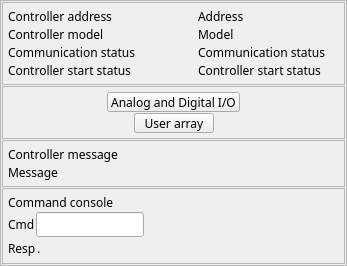
<?xml version="1.0" encoding="UTF-8"?>
<ui version="4.0">
 <class>EFrame</class>
 <widget class="QEFrame" name="EFrame">
  <property name="geometry">
   <rect>
    <x>0</x>
    <y>0</y>
    <width>347</width>
    <height>246</height>
   </rect>
  </property>
  <property name="sizePolicy">
   <sizepolicy hsizetype="Expanding" vsizetype="Expanding">
    <horstretch>0</horstretch>
    <verstretch>0</verstretch>
   </sizepolicy>
  </property>
  <property name="minimumSize">
   <size>
    <width>0</width>
    <height>0</height>
   </size>
  </property>
  <property name="windowTitle">
   <string>RIO PLC Controller</string>
  </property>
  <property name="frameShape">
   <enum>QFrame::StyledPanel</enum>
  </property>
  <layout class="QVBoxLayout" name="verticalLayout" stretch="5,2,3,3">
   <property name="spacing">
    <number>1</number>
   </property>
   <property name="margin">
    <number>1</number>
   </property>
   <item>
    <widget class="QFrame" name="frame">
     <property name="sizePolicy">
      <sizepolicy hsizetype="Expanding" vsizetype="Expanding">
       <horstretch>0</horstretch>
       <verstretch>0</verstretch>
      </sizepolicy>
     </property>
     <property name="maximumSize">
      <size>
       <width>16777215</width>
       <height>16777215</height>
      </size>
     </property>
     <property name="frameShape">
      <enum>QFrame::StyledPanel</enum>
     </property>
     <property name="frameShadow">
      <enum>QFrame::Raised</enum>
     </property>
     <layout class="QVBoxLayout" name="verticalLayout_2">
      <property name="spacing">
       <number>1</number>
      </property>
      <property name="margin">
       <number>5</number>
      </property>
      <item>
       <layout class="QHBoxLayout" name="horizontalLayout_5" stretch="4,3">
        <item>
         <widget class="QLabel" name="label_3">
          <property name="sizePolicy">
           <sizepolicy hsizetype="Preferred" vsizetype="Preferred">
            <horstretch>0</horstretch>
            <verstretch>0</verstretch>
           </sizepolicy>
          </property>
          <property name="font">
           <font>
            <family>Abyssinica SIL</family>
            <pointsize>9</pointsize>
           </font>
          </property>
          <property name="text">
           <string>Controller address</string>
          </property>
         </widget>
        </item>
        <item>
         <widget class="QELabel" name="qelabel_3">
          <property name="sizePolicy">
           <sizepolicy hsizetype="Minimum" vsizetype="Preferred">
            <horstretch>0</horstretch>
            <verstretch>0</verstretch>
           </sizepolicy>
          </property>
          <property name="font">
           <font>
            <family>Abyssinica SIL</family>
            <pointsize>9</pointsize>
           </font>
          </property>
          <property name="layoutDirection">
           <enum>Qt::LeftToRight</enum>
          </property>
          <property name="alignment">
           <set>Qt::AlignLeading|Qt::AlignLeft|Qt::AlignVCenter</set>
          </property>
          <property name="variable" stdset="0">
           <string>$(RIO)ADDRESS_MON</string>
          </property>
          <property name="text">
           <string>Address</string>
          </property>
         </widget>
        </item>
       </layout>
      </item>
      <item>
       <layout class="QHBoxLayout" name="horizontalLayout_6" stretch="4,3">
        <item>
         <widget class="QLabel" name="label_2">
          <property name="font">
           <font>
            <family>Abyssinica SIL</family>
            <pointsize>9</pointsize>
           </font>
          </property>
          <property name="text">
           <string>Controller model</string>
          </property>
         </widget>
        </item>
        <item>
         <widget class="QELabel" name="qelabel_2">
          <property name="sizePolicy">
           <sizepolicy hsizetype="Preferred" vsizetype="Preferred">
            <horstretch>0</horstretch>
            <verstretch>0</verstretch>
           </sizepolicy>
          </property>
          <property name="font">
           <font>
            <family>Abyssinica SIL</family>
            <pointsize>9</pointsize>
           </font>
          </property>
          <property name="frameShape">
           <enum>QFrame::NoFrame</enum>
          </property>
          <property name="variable" stdset="0">
           <string>$(RIO)MODEL_MON</string>
          </property>
          <property name="notation" stdset="0">
           <enum>QELabel::Fixed</enum>
          </property>
          <property name="text">
           <string>Model</string>
          </property>
         </widget>
        </item>
       </layout>
      </item>
      <item>
       <layout class="QHBoxLayout" name="horizontalLayout_7" stretch="4,3">
        <item>
         <widget class="QLabel" name="label_4">
          <property name="sizePolicy">
           <sizepolicy hsizetype="Preferred" vsizetype="Preferred">
            <horstretch>0</horstretch>
            <verstretch>0</verstretch>
           </sizepolicy>
          </property>
          <property name="font">
           <font>
            <family>Abyssinica SIL</family>
            <pointsize>9</pointsize>
           </font>
          </property>
          <property name="text">
           <string>Communication status </string>
          </property>
         </widget>
        </item>
        <item>
         <widget class="QELabel" name="qelabel_4">
          <property name="sizePolicy">
           <sizepolicy hsizetype="Preferred" vsizetype="Preferred">
            <horstretch>0</horstretch>
            <verstretch>0</verstretch>
           </sizepolicy>
          </property>
          <property name="font">
           <font>
            <family>Abyssinica SIL</family>
            <pointsize>9</pointsize>
           </font>
          </property>
          <property name="variable" stdset="0">
           <string>$(RIO)COMMERR_STATUS</string>
          </property>
          <property name="text">
           <string>Communication status</string>
          </property>
         </widget>
        </item>
       </layout>
      </item>
      <item>
       <layout class="QHBoxLayout" name="horizontalLayout_8" stretch="4,3">
        <item>
         <widget class="QLabel" name="label_5">
          <property name="sizePolicy">
           <sizepolicy hsizetype="Preferred" vsizetype="Preferred">
            <horstretch>0</horstretch>
            <verstretch>0</verstretch>
           </sizepolicy>
          </property>
          <property name="font">
           <font>
            <family>Abyssinica SIL</family>
            <pointsize>9</pointsize>
           </font>
          </property>
          <property name="text">
           <string>Controller start status</string>
          </property>
         </widget>
        </item>
        <item>
         <widget class="QELabel" name="qelabel_5">
          <property name="sizePolicy">
           <sizepolicy hsizetype="Preferred" vsizetype="Preferred">
            <horstretch>0</horstretch>
            <verstretch>0</verstretch>
           </sizepolicy>
          </property>
          <property name="font">
           <font>
            <family>Abyssinica SIL</family>
            <pointsize>9</pointsize>
           </font>
          </property>
          <property name="variable" stdset="0">
           <string>$(RIO)COMMERR_STATUS</string>
          </property>
          <property name="text">
           <string>Controller start status</string>
          </property>
         </widget>
        </item>
       </layout>
      </item>
     </layout>
    </widget>
   </item>
   <item>
    <widget class="QFrame" name="frame_3">
     <property name="sizePolicy">
      <sizepolicy hsizetype="Expanding" vsizetype="Expanding">
       <horstretch>0</horstretch>
       <verstretch>0</verstretch>
      </sizepolicy>
     </property>
     <property name="maximumSize">
      <size>
       <width>16777215</width>
       <height>16777215</height>
      </size>
     </property>
     <property name="frameShape">
      <enum>QFrame::StyledPanel</enum>
     </property>
     <layout class="QVBoxLayout" name="verticalLayout_3">
      <property name="spacing">
       <number>1</number>
      </property>
      <property name="margin">
       <number>5</number>
      </property>
      <item>
       <layout class="QHBoxLayout" name="horizontalLayout_13">
        <item>
         <spacer name="horizontalSpacer_7">
          <property name="orientation">
           <enum>Qt::Horizontal</enum>
          </property>
          <property name="sizeHint" stdset="0">
           <size>
            <width>40</width>
            <height>20</height>
           </size>
          </property>
         </spacer>
        </item>
        <item>
         <widget class="QEPushButton" name="qepushbutton_6">
          <property name="sizePolicy">
           <sizepolicy hsizetype="Minimum" vsizetype="Expanding">
            <horstretch>0</horstretch>
            <verstretch>0</verstretch>
           </sizepolicy>
          </property>
          <property name="minimumSize">
           <size>
            <width>0</width>
            <height>1</height>
           </size>
          </property>
          <property name="font">
           <font>
            <family>Abyssinica SIL</family>
            <pointsize>9</pointsize>
           </font>
          </property>
          <property name="text">
           <string>Analog and Digital I/O</string>
          </property>
          <property name="variableAsToolTip">
           <bool>false</bool>
          </property>
          <property name="guiFile" stdset="0">
           <string>galil_ctrl_io.ui</string>
          </property>
          <property name="creationOption" stdset="0">
           <enum>QEPushButton::NewWindow</enum>
          </property>
          <property name="prioritySubstitutions">
           <string>P=$(RIO)</string>
          </property>
         </widget>
        </item>
        <item>
         <spacer name="horizontalSpacer_8">
          <property name="orientation">
           <enum>Qt::Horizontal</enum>
          </property>
          <property name="sizeHint" stdset="0">
           <size>
            <width>40</width>
            <height>20</height>
           </size>
          </property>
         </spacer>
        </item>
       </layout>
      </item>
      <item>
       <layout class="QHBoxLayout" name="horizontalLayout_19">
        <item>
         <spacer name="horizontalSpacer_17">
          <property name="orientation">
           <enum>Qt::Horizontal</enum>
          </property>
          <property name="sizeHint" stdset="0">
           <size>
            <width>40</width>
            <height>20</height>
           </size>
          </property>
         </spacer>
        </item>
        <item>
         <widget class="QEPushButton" name="qepushbutton_10">
          <property name="sizePolicy">
           <sizepolicy hsizetype="Minimum" vsizetype="Expanding">
            <horstretch>0</horstretch>
            <verstretch>0</verstretch>
           </sizepolicy>
          </property>
          <property name="minimumSize">
           <size>
            <width>0</width>
            <height>1</height>
           </size>
          </property>
          <property name="font">
           <font>
            <family>Abyssinica SIL</family>
            <pointsize>9</pointsize>
           </font>
          </property>
          <property name="text">
           <string>User array</string>
          </property>
          <property name="variableAsToolTip">
           <bool>false</bool>
          </property>
          <property name="userLevelEnabled" stdset="0">
           <enum>QEPushButton::User</enum>
          </property>
          <property name="guiFile" stdset="0">
           <string>galil_userArrayPlot.ui</string>
          </property>
          <property name="creationOption" stdset="0">
           <enum>QEPushButton::NewWindow</enum>
          </property>
          <property name="prioritySubstitutions">
           <string>P=$(RIO)</string>
          </property>
         </widget>
        </item>
        <item>
         <spacer name="horizontalSpacer_18">
          <property name="orientation">
           <enum>Qt::Horizontal</enum>
          </property>
          <property name="sizeHint" stdset="0">
           <size>
            <width>40</width>
            <height>20</height>
           </size>
          </property>
         </spacer>
        </item>
       </layout>
      </item>
     </layout>
    </widget>
   </item>
   <item>
    <widget class="QFrame" name="frame">
     <property name="maximumSize">
      <size>
       <width>16777215</width>
       <height>16777215</height>
      </size>
     </property>
     <property name="frameShape">
      <enum>QFrame::StyledPanel</enum>
     </property>
     <property name="frameShadow">
      <enum>QFrame::Raised</enum>
     </property>
     <layout class="QVBoxLayout" name="verticalLayout_5">
      <property name="spacing">
       <number>1</number>
      </property>
      <property name="margin">
       <number>5</number>
      </property>
      <item>
       <widget class="QLabel" name="label_6">
        <property name="sizePolicy">
         <sizepolicy hsizetype="Preferred" vsizetype="Preferred">
          <horstretch>0</horstretch>
          <verstretch>0</verstretch>
         </sizepolicy>
        </property>
        <property name="font">
         <font>
          <family>Abyssinica SIL</family>
          <pointsize>9</pointsize>
         </font>
        </property>
        <property name="text">
         <string>Controller message</string>
        </property>
       </widget>
      </item>
      <item>
       <widget class="QELabel" name="qelabel_10">
        <property name="sizePolicy">
         <sizepolicy hsizetype="Minimum" vsizetype="Preferred">
          <horstretch>0</horstretch>
          <verstretch>0</verstretch>
         </sizepolicy>
        </property>
        <property name="font">
         <font>
          <family>Abyssinica SIL</family>
          <pointsize>9</pointsize>
         </font>
        </property>
        <property name="frameShape">
         <enum>QFrame::NoFrame</enum>
        </property>
        <property name="variable" stdset="0">
         <string>$(RIO)ERROR_MON</string>
        </property>
        <property name="text">
         <string>Message</string>
        </property>
       </widget>
      </item>
     </layout>
    </widget>
   </item>
   <item>
    <widget class="QFrame" name="frame">
     <property name="maximumSize">
      <size>
       <width>16777215</width>
       <height>16777215</height>
      </size>
     </property>
     <property name="frameShape">
      <enum>QFrame::StyledPanel</enum>
     </property>
     <layout class="QVBoxLayout" name="verticalLayout_4">
      <property name="spacing">
       <number>1</number>
      </property>
      <property name="margin">
       <number>5</number>
      </property>
      <item>
       <widget class="QLabel" name="label_7">
        <property name="sizePolicy">
         <sizepolicy hsizetype="Preferred" vsizetype="Preferred">
          <horstretch>0</horstretch>
          <verstretch>0</verstretch>
         </sizepolicy>
        </property>
        <property name="font">
         <font>
          <family>Abyssinica SIL</family>
          <pointsize>9</pointsize>
         </font>
        </property>
        <property name="text">
         <string>Command console</string>
        </property>
       </widget>
      </item>
      <item>
       <layout class="QHBoxLayout" name="horizontalLayout_9">
        <item>
         <widget class="QLabel" name="label_8">
          <property name="sizePolicy">
           <sizepolicy hsizetype="Maximum" vsizetype="Preferred">
            <horstretch>0</horstretch>
            <verstretch>0</verstretch>
           </sizepolicy>
          </property>
          <property name="font">
           <font>
            <family>Abyssinica SIL</family>
            <pointsize>9</pointsize>
           </font>
          </property>
          <property name="text">
           <string>Cmd</string>
          </property>
         </widget>
        </item>
        <item>
         <widget class="QELineEdit" name="qelineedit">
          <property name="sizePolicy">
           <sizepolicy hsizetype="Minimum" vsizetype="Fixed">
            <horstretch>0</horstretch>
            <verstretch>0</verstretch>
           </sizepolicy>
          </property>
          <property name="font">
           <font>
            <family>Abyssinica SIL</family>
            <pointsize>9</pointsize>
           </font>
          </property>
          <property name="variable" stdset="0">
           <string>$(RIO)SEND_STR_CMD</string>
          </property>
         </widget>
        </item>
        <item>
         <spacer name="horizontalSpacer_2">
          <property name="orientation">
           <enum>Qt::Horizontal</enum>
          </property>
          <property name="sizeHint" stdset="0">
           <size>
            <width>40</width>
            <height>20</height>
           </size>
          </property>
         </spacer>
        </item>
       </layout>
      </item>
      <item>
       <layout class="QHBoxLayout" name="horizontalLayout_10">
        <item>
         <widget class="QLabel" name="label_9">
          <property name="sizePolicy">
           <sizepolicy hsizetype="Preferred" vsizetype="Preferred">
            <horstretch>0</horstretch>
            <verstretch>0</verstretch>
           </sizepolicy>
          </property>
          <property name="font">
           <font>
            <family>Abyssinica SIL</family>
            <pointsize>9</pointsize>
           </font>
          </property>
          <property name="text">
           <string>Resp</string>
          </property>
         </widget>
        </item>
        <item>
         <widget class="QELabel" name="qelabel_11">
          <property name="sizePolicy">
           <sizepolicy hsizetype="Minimum" vsizetype="Preferred">
            <horstretch>0</horstretch>
            <verstretch>0</verstretch>
           </sizepolicy>
          </property>
          <property name="font">
           <font>
            <family>Abyssinica SIL</family>
            <pointsize>9</pointsize>
           </font>
          </property>
          <property name="variable" stdset="0">
           <string>$(RIO)SEND_STR_MON</string>
          </property>
          <property name="useDbPrecision">
           <bool>false</bool>
          </property>
          <property name="leadingZero">
           <bool>false</bool>
          </property>
          <property name="trailingZeros">
           <bool>false</bool>
          </property>
          <property name="addUnits">
           <bool>false</bool>
          </property>
          <property name="format" stdset="0">
           <enum>QELabel::Default</enum>
          </property>
          <property name="arrayAction" stdset="0">
           <enum>QELabel::Ascii</enum>
          </property>
          <property name="text">
           <string>.</string>
          </property>
         </widget>
        </item>
        <item>
         <spacer name="horizontalSpacer">
          <property name="orientation">
           <enum>Qt::Horizontal</enum>
          </property>
          <property name="sizeHint" stdset="0">
           <size>
            <width>40</width>
            <height>20</height>
           </size>
          </property>
         </spacer>
        </item>
       </layout>
      </item>
     </layout>
    </widget>
   </item>
  </layout>
 </widget>
 <customwidgets>
  <customwidget>
   <class>QELabel</class>
   <extends>QLabel</extends>
   <header>QELabel.h</header>
  </customwidget>
  <customwidget>
   <class>QELineEdit</class>
   <extends>QLineEdit</extends>
   <header>QELineEdit.h</header>
  </customwidget>
  <customwidget>
   <class>QEPushButton</class>
   <extends>QPushButton</extends>
   <header>QEPushButton.h</header>
  </customwidget>
  <customwidget>
   <class>QEFrame</class>
   <extends>QFrame</extends>
   <header>QEFrame.h</header>
   <container>1</container>
  </customwidget>
 </customwidgets>
 <resources/>
 <connections/>
</ui>
